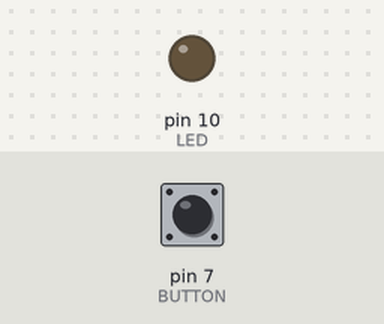
Bench run of a sketch on a simulated Arduino Uno, built with avr-gcc and run on an emulated ATmega328P. On the bench: output pins drawn as LEDs (lit = HIGH). Inputs (shaded band) come from the test bench; at power-on: pin 7 (BUTTON) LOW.

Above: at 1.2 s.
1.3 s: pin 7 (BUTTON) pulled HIGH for 0.15 s
At 2.5 s:
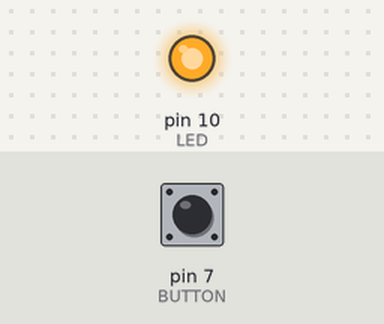
2.9 s: pin 7 (BUTTON) pulled HIGH for 1 s
At 3.8 s:
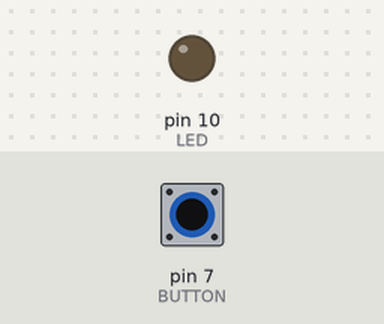
5.4 s: pin 7 (BUTTON) pulled HIGH for 3.2 s
At 5.7 s:
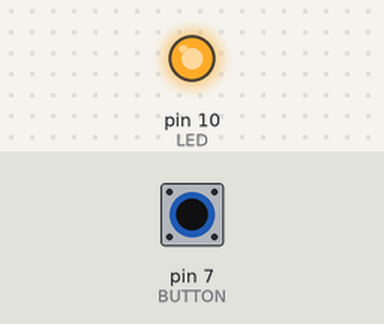
Timing chart, 0 to 8.4 s (numbered marks = the images above; inputs shaded):
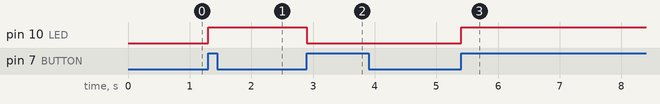

Measured:
- after the input at 1.3 s, pin 10 (LED): LOW → HIGH at once
- after the input at 2.9 s, pin 10 (LED): HIGH → LOW at once
- after the input at 5.4 s, pin 10 (LED): LOW → HIGH at once

The sketch:

E03B_Improved_Switch.ino
```cpp
// Example 03B: Turn on/off LED when the button is pressed
// improved formula

const int LED = 10;
const int BUTTON = 7;

int val = 0;
int old_val = 0;
int state = 0;

void setup()
{
  pinMode(LED, OUTPUT);
  pinMode(BUTTON, INPUT);
}

void loop()
{
  val = digitalRead(BUTTON);

  // check if there was a transition
  if ( (val == HIGH) && (old_val == LOW) ){
    state = 1 - state;
  }

  old_val = val; // save state of val

  if (state == 1) {
    digitalWrite(LED, HIGH);
  } else {
    digitalWrite(LED, LOW);
  }
}
```
